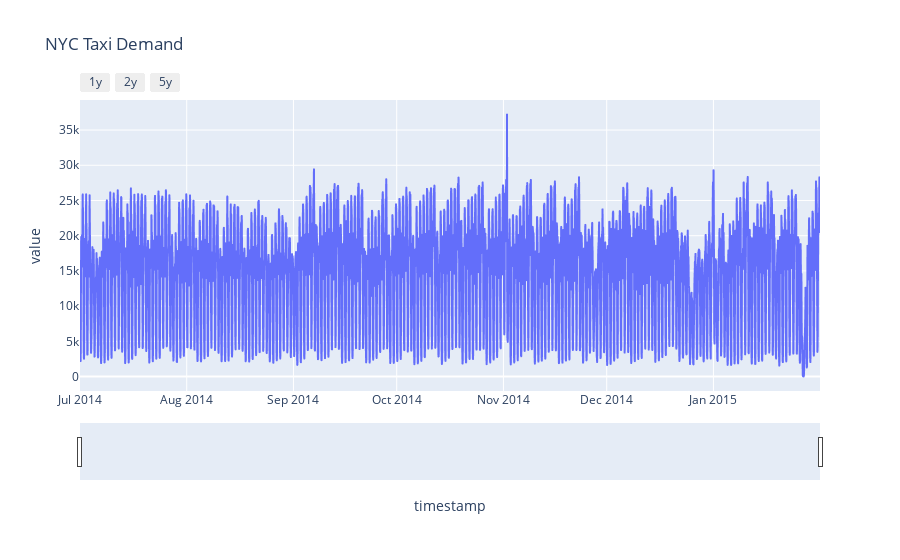

Notebook cell for this chart:
### Markdown cell above
## Plot the Time Series Data

### Code cell
fig = px.line(df.reset_index(), x='timestamp', y='value', title='NYC Taxi Demand')

# slider
fig.update_xaxes(
            rangeslider_visible=True,
            rangeselector=dict(
                            buttons = list([
                                dict(count=1, label='1y', step='year', stepmode='backward'),
                                dict(count=2, label='2y', step='year', stepmode='backward'),
                                dict(count=2, label='5y', step='year', stepmode='backward')
                            ])
            )
)

fig.show()

### Figure 1 — Plotly figure (JSON) as saved in the notebook; plotly's stock layout.template omitted (floating-point values rounded to 4 significant figures; data arrays with more than 128 entries replaced by an {"elided": "..."} marker saying what was removed)
{"data": [{"hovertemplate": "timestamp=%{x}<br>value=%{y}<extra></extra>", "legendgroup": "", "line": {"color": "#636efa", "dash": "solid"}, "marker": {"symbol": "circle"}, "mode": "lines", "name": "", "showlegend": false, "type": "scattergl", "x": {"elided": "5160 str values"}, "xaxis": "x", "y": {"elided": "5160 float values"}, "yaxis": "y"}], "layout": {"legend": {"tracegroupgap": 0}, "title": {"text": "NYC Taxi Demand"}, "xaxis": {"anchor": "y", "domain": [0, 1], "rangeselector": {"buttons": [{"count": 1, "label": "1y", "step": "year", "stepmode": "backward"}, {"count": 2, "label": "2y", "step": "year", "stepmode": "backward"}, {"count": 2, "label": "5y", "step": "year", "stepmode": "backward"}]}, "rangeslider": {"visible": true}, "title": {"text": "timestamp"}}, "yaxis": {"anchor": "x", "domain": [0, 1], "title": {"text": "value"}}}}
